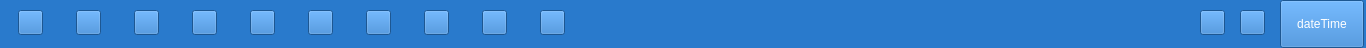
<?xml version="1.0" encoding="UTF-8"?>
<ui version="4.0">
 <class>lib_taskbar_wi</class>
 <widget class="QWidget" name="lib_taskbar_wi">
  <property name="geometry">
   <rect>
    <x>0</x>
    <y>0</y>
    <width>1366</width>
    <height>48</height>
   </rect>
  </property>
  <property name="windowTitle">
   <string>Form</string>
  </property>
  <property name="styleSheet">
   <string notr="true">background-color: rgb(41, 122, 204);</string>
  </property>
  <widget class="QPushButton" name="pushButton">
   <property name="geometry">
    <rect>
     <x>18</x>
     <y>10</y>
     <width>25</width>
     <height>25</height>
    </rect>
   </property>
   <property name="styleSheet">
    <string notr="true">border-image: url(:/new/prefix1/func-off.png);</string>
   </property>
   <property name="text">
    <string/>
   </property>
  </widget>
  <widget class="QPushButton" name="pushButton_2">
   <property name="geometry">
    <rect>
     <x>76</x>
     <y>10</y>
     <width>25</width>
     <height>25</height>
    </rect>
   </property>
   <property name="styleSheet">
    <string notr="true">border-image: url(:/new/prefix1/func-set.png);</string>
   </property>
   <property name="text">
    <string/>
   </property>
  </widget>
  <widget class="QPushButton" name="pushButton_3">
   <property name="geometry">
    <rect>
     <x>134</x>
     <y>10</y>
     <width>25</width>
     <height>25</height>
    </rect>
   </property>
   <property name="styleSheet">
    <string notr="true">border-image: url(:/new/prefix1/func-io.png);</string>
   </property>
   <property name="text">
    <string/>
   </property>
  </widget>
  <widget class="QPushButton" name="pushButton_4">
   <property name="geometry">
    <rect>
     <x>192</x>
     <y>10</y>
     <width>25</width>
     <height>25</height>
    </rect>
   </property>
   <property name="styleSheet">
    <string notr="true">border-image: url(:/new/prefix1/func-run.png);</string>
   </property>
   <property name="text">
    <string/>
   </property>
  </widget>
  <widget class="QPushButton" name="pushButton_5">
   <property name="geometry">
    <rect>
     <x>250</x>
     <y>10</y>
     <width>25</width>
     <height>25</height>
    </rect>
   </property>
   <property name="styleSheet">
    <string notr="true">border-image: url(:/prefix2/LCD_CS351/logo/UP.png);</string>
   </property>
   <property name="text">
    <string/>
   </property>
  </widget>
  <widget class="QPushButton" name="pushButton_6">
   <property name="geometry">
    <rect>
     <x>308</x>
     <y>10</y>
     <width>25</width>
     <height>25</height>
    </rect>
   </property>
   <property name="text">
    <string/>
   </property>
  </widget>
  <widget class="QPushButton" name="pushButton_7">
   <property name="geometry">
    <rect>
     <x>366</x>
     <y>10</y>
     <width>25</width>
     <height>25</height>
    </rect>
   </property>
   <property name="text">
    <string/>
   </property>
  </widget>
  <widget class="QPushButton" name="pushButton_8">
   <property name="geometry">
    <rect>
     <x>424</x>
     <y>10</y>
     <width>25</width>
     <height>25</height>
    </rect>
   </property>
   <property name="text">
    <string/>
   </property>
  </widget>
  <widget class="QPushButton" name="pushButton_9">
   <property name="geometry">
    <rect>
     <x>482</x>
     <y>10</y>
     <width>25</width>
     <height>25</height>
    </rect>
   </property>
   <property name="text">
    <string/>
   </property>
  </widget>
  <widget class="QPushButton" name="pushButton_10">
   <property name="geometry">
    <rect>
     <x>540</x>
     <y>10</y>
     <width>25</width>
     <height>25</height>
    </rect>
   </property>
   <property name="text">
    <string/>
   </property>
  </widget>
  <widget class="QPushButton" name="but_power">
   <property name="geometry">
    <rect>
     <x>1200</x>
     <y>10</y>
     <width>25</width>
     <height>25</height>
    </rect>
   </property>
   <property name="styleSheet">
    <string notr="true">border-image: url(:/new/prefix1/power-32.png);</string>
   </property>
   <property name="text">
    <string/>
   </property>
  </widget>
  <widget class="QPushButton" name="but_quy">
   <property name="geometry">
    <rect>
     <x>1240</x>
     <y>10</y>
     <width>25</width>
     <height>25</height>
    </rect>
   </property>
   <property name="styleSheet">
    <string notr="true">border-image: url(:/new/prefix1/wlan-error.png);</string>
   </property>
   <property name="text">
    <string/>
   </property>
  </widget>
  <widget class="QPushButton" name="dateTime">
   <property name="geometry">
    <rect>
     <x>1280</x>
     <y>0</y>
     <width>84</width>
     <height>48</height>
    </rect>
   </property>
   <property name="styleSheet">
    <string notr="true">color: rgb(255, 255, 255);</string>
   </property>
   <property name="text">
    <string>dateTime</string>
   </property>
  </widget>
 </widget>
 <resources/>
 <connections/>
</ui>
